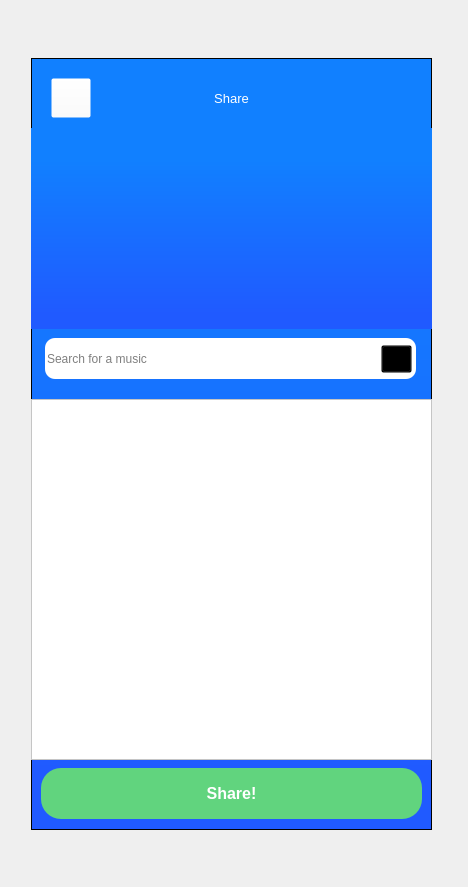
<?xml version="1.0" encoding="UTF-8"?>
<ui version="4.0">
 <class>MAIN</class>
 <widget class="QWidget" name="MAIN">
  <property name="geometry">
   <rect>
    <x>0</x>
    <y>0</y>
    <width>468</width>
    <height>887</height>
   </rect>
  </property>
  <property name="minimumSize">
   <size>
    <width>468</width>
    <height>887</height>
   </size>
  </property>
  <property name="maximumSize">
   <size>
    <width>468</width>
    <height>887</height>
   </size>
  </property>
  <property name="windowTitle">
   <string>Apollo</string>
  </property>
  <widget class="QLabel" name="label">
   <property name="geometry">
    <rect>
     <x>0</x>
     <y>0</y>
     <width>463</width>
     <height>901</height>
    </rect>
   </property>
   <property name="minimumSize">
    <size>
     <width>463</width>
     <height>901</height>
    </size>
   </property>
   <property name="maximumSize">
    <size>
     <width>463</width>
     <height>901</height>
    </size>
   </property>
   <property name="styleSheet">
    <string notr="true">backgruo</string>
   </property>
   <property name="text">
    <string/>
   </property>
   <property name="pixmap">
    <pixmap>img/phone.png</pixmap>
   </property>
   <property name="scaledContents">
    <bool>true</bool>
   </property>
  </widget>
  <widget class="QFrame" name="shareFrame">
   <property name="geometry">
    <rect>
     <x>31</x>
     <y>58</y>
     <width>401</width>
     <height>772</height>
    </rect>
   </property>
   <property name="styleSheet">
    <string notr="true">background: qlineargradient(spread:pad, x1:0, y1:1, x2:0, y2:0, stop:0.0738636 #205AFF, stop:0.840909 #1180FF);</string>
   </property>
   <property name="frameShape">
    <enum>QFrame::StyledPanel</enum>
   </property>
   <property name="frameShadow">
    <enum>QFrame::Raised</enum>
   </property>
   <widget class="QPushButton" name="shareBackBut">
    <property name="geometry">
     <rect>
      <x>20</x>
      <y>20</y>
      <width>40</width>
      <height>40</height>
     </rect>
    </property>
    <property name="styleSheet">
     <string notr="true">background-color: rgba(255, 255, 255, 0);</string>
    </property>
    <property name="text">
     <string/>
    </property>
    <property name="icon">
     <iconset>
      <normaloff>img/back.png</normaloff>img/back.png</iconset>
    </property>
    <property name="iconSize">
     <size>
      <width>30</width>
      <height>30</height>
     </size>
    </property>
   </widget>
   <widget class="QLabel" name="shareTopLabel">
    <property name="geometry">
     <rect>
      <x>0</x>
      <y>30</y>
      <width>401</width>
      <height>21</height>
     </rect>
    </property>
    <property name="font">
     <font>
      <family>Microsoft YaHei UI</family>
      <pointsize>10</pointsize>
     </font>
    </property>
    <property name="styleSheet">
     <string notr="true">background: rgb(0,0,0,0);
color:white;</string>
    </property>
    <property name="text">
     <string>Share</string>
    </property>
    <property name="alignment">
     <set>Qt::AlignCenter</set>
    </property>
   </widget>
   <widget class="QLabel" name="shareMap">
    <property name="geometry">
     <rect>
      <x>0</x>
      <y>70</y>
      <width>401</width>
      <height>201</height>
     </rect>
    </property>
    <property name="text">
     <string/>
    </property>
    <property name="pixmap">
     <pixmap>img/gps.png</pixmap>
    </property>
    <property name="scaledContents">
     <bool>true</bool>
    </property>
   </widget>
   <widget class="QListWidget" name="shareSongList">
    <property name="geometry">
     <rect>
      <x>0</x>
      <y>341</y>
      <width>401</width>
      <height>361</height>
     </rect>
    </property>
    <property name="styleSheet">
     <string notr="true">background:white;</string>
    </property>
   </widget>
   <widget class="QLineEdit" name="shareSearchBox">
    <property name="geometry">
     <rect>
      <x>14</x>
      <y>280</y>
      <width>371</width>
      <height>41</height>
     </rect>
    </property>
    <property name="styleSheet">
     <string notr="true">background:white;
border-radius:10px;</string>
    </property>
    <property name="placeholderText">
     <string>Search for a music</string>
    </property>
   </widget>
   <widget class="QPushButton" name="shareSearchButton">
    <property name="geometry">
     <rect>
      <x>350</x>
      <y>287</y>
      <width>31</width>
      <height>28</height>
     </rect>
    </property>
    <property name="styleSheet">
     <string notr="true">background: rgb(0,0,0,0);</string>
    </property>
    <property name="text">
     <string/>
    </property>
    <property name="icon">
     <iconset>
      <normaloff>img/search.png</normaloff>img/search.png</iconset>
    </property>
   </widget>
   <widget class="QPushButton" name="shareShareBut">
    <property name="geometry">
     <rect>
      <x>10</x>
      <y>710</y>
      <width>381</width>
      <height>51</height>
     </rect>
    </property>
    <property name="font">
     <font>
      <family>Yu Gothic UI</family>
      <pointsize>12</pointsize>
      <weight>75</weight>
      <bold>true</bold>
     </font>
    </property>
    <property name="styleSheet">
     <string notr="true">background:#61d47e;
border:0px;
border-radius:20px;
color:white;</string>
    </property>
    <property name="text">
     <string>Share!</string>
    </property>
   </widget>
   <zorder>shareTopLabel</zorder>
   <zorder>shareBackBut</zorder>
   <zorder>shareMap</zorder>
   <zorder>shareSongList</zorder>
   <zorder>shareSearchBox</zorder>
   <zorder>shareSearchButton</zorder>
   <zorder>shareShareBut</zorder>
  </widget>
 </widget>
 <resources/>
 <connections/>
</ui>
